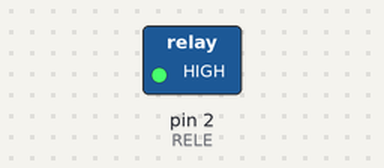
A sketch run on a simulated Arduino Uno, built with avr-gcc and run on an emulated ATmega328P. Shown: switched loads named in the sketch (green lamp = pin HIGH).

Above: at 0.7 s.
At 5.2 s:
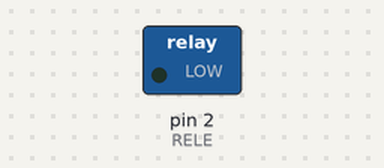
Timing chart, 0 to 6.9 s (numbered marks = the images above):
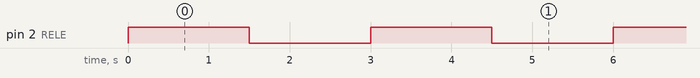

The sketch:

control_rele.ino
```cpp
/*
  Control de cargas mediante relé
  30 de septiembre de 2020

  Lucas Martín Treser - Automatismos Mar del Plata
  https://www.automatismos-mdq.com.ar/

  Simulación disponible en:
  https://www.tinkercad.com/things/bfQhHkgatJl

*/

const int RELE = 2, TIEMPO = 1500;

void setup() {

  pinMode(RELE, OUTPUT);

}

void loop() {

  digitalWrite(RELE, HIGH);
  delay(TIEMPO);
  digitalWrite(RELE, LOW);
  delay(TIEMPO);

}
```

Measured:
- by itself, pin 2 (RELE): alternates HIGH for 1.5 s and LOW for 1.5 s
